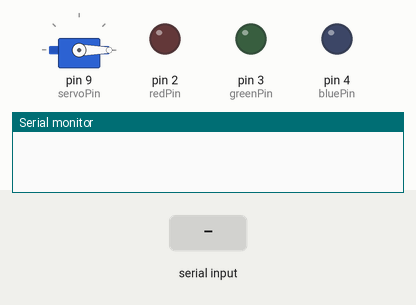
This sketch was run on a simulated Arduino Uno, built with avr-gcc and run on an emulated ATmega328P. Parts: servo, output pins drawn as LEDs (lit = HIGH), the last lines printed to the serial monitor. Inputs (shaded band) come from the test bench.

Above: at 1.2 s.
1.3 s: "1" received over Serial
At 2.0 s:
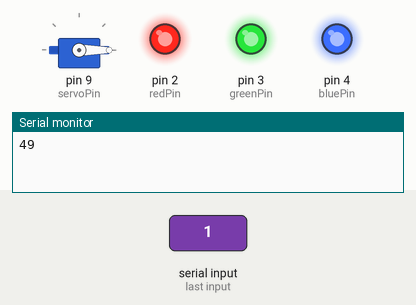
2.8 s: byte 1 (1) received over Serial
At 3.1 s:
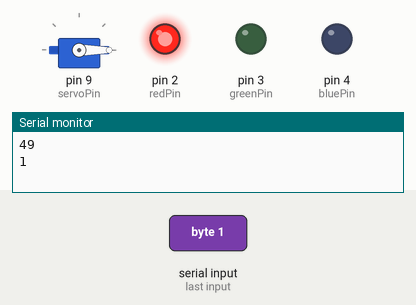
4.3 s: byte 2 (2) received over Serial
At 5.5 s:
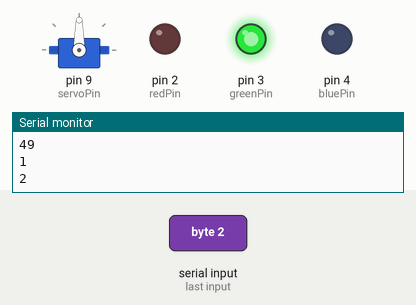
5.8 s: byte 3 (3) received over Serial
At 6.6 s:
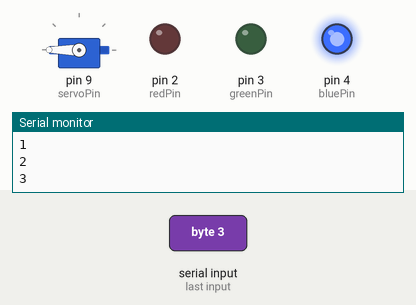
7.3 s: "0" received over Serial
At 7.8 s:
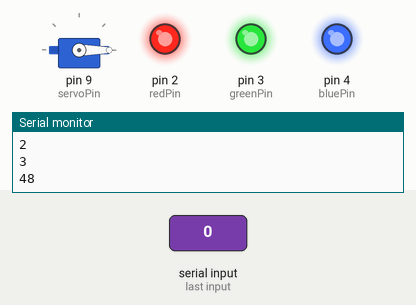
Timing chart, 0 to 9.8 s (numbered marks = the images above; inputs shaded):
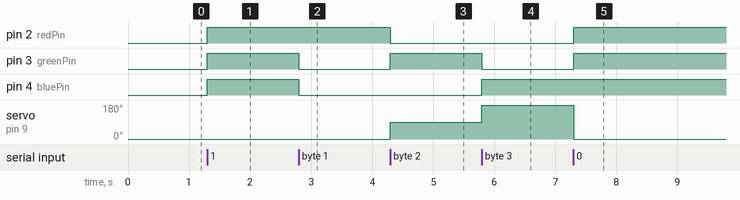

Measured:
- after the input at 1.3 s, pin 2 (redPin), pin 3 (greenPin), pin 4 (bluePin): LOW → HIGH at once
- after the input at 2.8 s, pin 3 (greenPin), pin 4 (bluePin): HIGH → LOW at once
- after the input at 4.3 s, pin 2 (redPin): HIGH → LOW at once; pin 3 (greenPin): LOW → HIGH at once; servo on pin 9 (servoPin): 0° → 90° at once
- after the input at 5.8 s, pin 3 (greenPin): HIGH → LOW at once; pin 4 (bluePin): LOW → HIGH at once; servo on pin 9 (servoPin): 90° → 180° at once
- after the input at 7.3 s, pin 2 (redPin), pin 3 (greenPin): LOW → HIGH at once; servo on pin 9 (servoPin): 180° → 0° at once

The sketch:

SoundClassifier_Servo.ino
```cpp
#include <Servo.h>

Servo myservo;
int servoPin = 9;
int redPin = 2;
int greenPin = 3;
int bluePin = 4;

void setup() {
  pinMode(redPin, OUTPUT);
  pinMode(greenPin, OUTPUT);
  pinMode(bluePin, OUTPUT);

  myservo.attach(servoPin);
  myservo.write(0);  // set servo to mid-point

  // start serial port at 9600 bps:
  Serial.begin(9600);
}

void loop() {
  if (Serial.available() > 0) { // if there's serial data available
    int inByte = Serial.read(); // read it
    Serial.println(inByte);
    if (inByte == 1) {
      myservo.write(0);
      // Light red LED
      digitalWrite(redPin, HIGH);
      digitalWrite(greenPin, LOW);
      digitalWrite(bluePin, LOW);
    } else if (inByte == 2) {
      myservo.write(90);
      // Light green LED
      digitalWrite(redPin, LOW);
      digitalWrite(greenPin, HIGH);
      digitalWrite(bluePin, LOW);
    } else if (inByte == 3) {
      myservo.write(180);
      // Light BLUE LED
      digitalWrite(redPin, LOW);
      digitalWrite(greenPin, LOW);
      digitalWrite(bluePin, HIGH);
    } else {
      myservo.write(0);
      digitalWrite(redPin, HIGH);
      digitalWrite(greenPin, HIGH);
      digitalWrite(bluePin, HIGH);
    }
    // Wait for 1 second
    delay(1000);
  }
}
```
